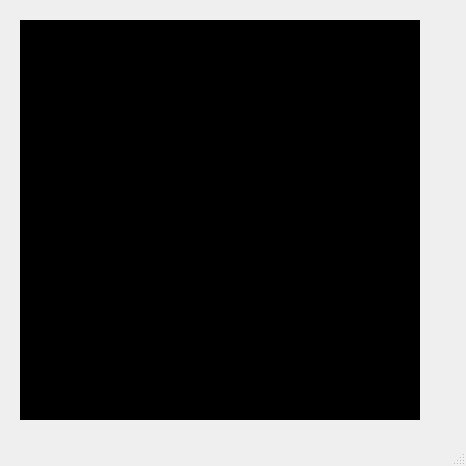
<?xml version="1.0" encoding="UTF-8"?>
<ui version="4.0">
 <class>MainWindow</class>
 <widget class="QMainWindow" name="MainWindow">
  <property name="geometry">
   <rect>
    <x>0</x>
    <y>0</y>
    <width>466</width>
    <height>466</height>
   </rect>
  </property>
  <property name="windowTitle">
   <string/>
  </property>
  <widget class="QWidget" name="centralwidget">
   <widget class="QGraphicsView" name="graphicsView">
    <property name="geometry">
     <rect>
      <x>20</x>
      <y>20</y>
      <width>400</width>
      <height>400</height>
     </rect>
    </property>
    <property name="styleSheet">
     <string notr="true">background-color: rgb(0,0,0)</string>
    </property>
   </widget>
  </widget>
  <widget class="QMenuBar" name="menubar">
   <property name="geometry">
    <rect>
     <x>0</x>
     <y>0</y>
     <width>466</width>
     <height>21</height>
    </rect>
   </property>
  </widget>
  <widget class="QStatusBar" name="statusbar"/>
 </widget>
 <resources/>
 <connections/>
</ui>
